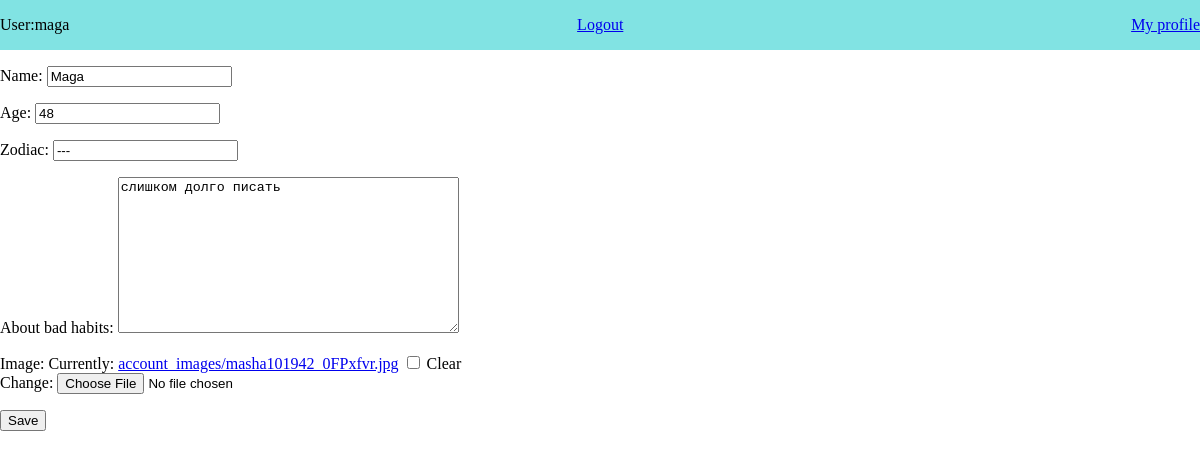
Screenshot of /accounts/edit/1/ (signed in) with the database file from the repository.
### accounts/models.py (models this page shows, shortened)
class Account(models.Model):
    user = models.OneToOneField(
        User, related_name="account_user", on_delete=models.CASCADE
    )
    name = models.CharField(max_length=20)
    age = models.IntegerField()
    zodiac = models.CharField(max_length=10)
    about_bad_habits = models.TextField()
    image = models.ImageField(upload_to="account_images/", null=True, blank=True)
    like = models.ManyToManyField(User)

### accounts/views.py (the view, shortened to what this page needs)
# urls.py: path("accounts/edit/<int:pk>/", user_edit),
def user_edit(request, pk):
    print(request.POST)
    current_user = Account.objects.get(id=pk)
    if current_user.user != request.user:
        raise Http404("Отвали самозванец")
    if request.method == "GET":
        form = CreateProfileModelForm(instance=current_user)
        return render(request, "accounts/user_edit.html", {"form": form})

### accounts/forms.py
class CreateProfileModelForm(forms.ModelForm):
    class Meta:
        fields = ["name", "age", "zodiac", "about_bad_habits", "image"]
        model = Account

### accounts/templates/accounts/user_edit.html (shortened to what this page needs)
{% extends 'base.html' %}
{% block content %}
    <form action="" method="post" enctype="multipart/form-data">
        {{ form.as_p }}
        <input type="submit" value="Save" >
    </form>
{% endblock %}

### templates/navbar.html
<nav>
    <p>
        User:{{ user}}
    </p>
    {% if user.is_authenticated %}
        <a href="/accounts/logout/">Logout</a>
        {% if user.account_user %}
            <a href="/accounts/{{user.account_user.pk}}/">My profile</a>
        {% endif %}
    {% else %}
        <a href="/accounts/login/">Login</a>
        <a href="/accounts/usercreate/">Register user</a>
    {% endif %}
</nav>

### staticbase/css/style.css (style rules this page uses)
body { margin: 0; padding: 0; }
nav { padding: 1.45; background-color: #81e3e3; display: flex; justify-content: space-between; align-items: center; }

### rows the page displays
Account: name "Maga", age "48", zodiac "---", about_bad_habits "слишком долго писать"

### other values shown
{{ user }} "maga"
